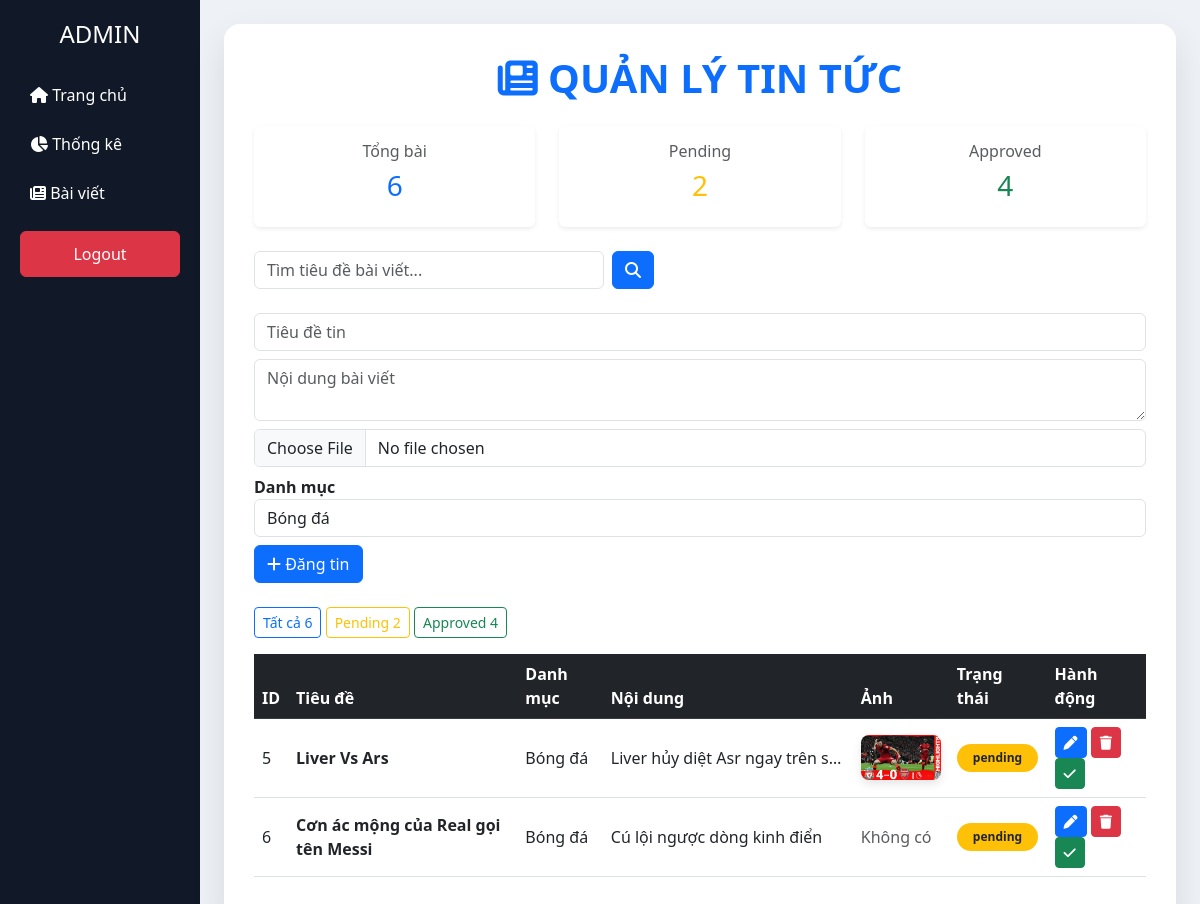
The app's page /?status=pending with its own data.
### models.py (models this page shows)
class Post(db.Model):
    __tablename__ = "post"
    id = db.Column(db.Integer, primary_key=True)
    title = db.Column(db.String(200))
    content = db.Column(db.Text)
    image = db.Column(db.String(200))
    status = db.Column(db.String(20))
    category_id = db.Column(db.Integer, db.ForeignKey("category.id"))
    category = db.relationship("Category", backref="posts")

class Category(db.Model):
    __tablename__ = "category"
    id = db.Column(db.Integer, primary_key=True)
    name = db.Column(db.String(50))

### app.py (the view)
@app.route("/")
def index():
    s = request.args.get("search", "")
    status = request.args.get("status", "")
    query = Post.query
    if s:
        query = query.filter(Post.title.contains(s))
    if status:
        query = query.filter(Post.status == status)
    posts = query.all()
    categories = Category.query.all()
    pending_count = Post.query.filter_by(status="pending").count()
    approved_count = Post.query.filter_by(status="approved").count()
    total = Post.query.count()
    return render_template(
        "index.html",
        posts=posts,
        categories=categories,
        total=total,
        pending_count=pending_count,
        approved_count=approved_count
    )

### templates/index.html (shortened to what this page needs)
<!DOCTYPE html>
<html lang="vi">
<head>
<link href="https://cdn.jsdelivr.net/npm/bootstrap@5.3.0/dist/css/bootstrap.min.css" rel="stylesheet">
<link rel="stylesheet" href="https://cdnjs.cloudflare.com/ajax/libs/font-awesome/6.5.0/css/all.min.css">
</head>
<body>
<div class="container-fluid">
<div class="row">
<div class="col-2 sidebar">
<h4 class="text-center mb-4">ADMIN</h4>
<a href="/">
<i class="fa-solid fa-house"></i> Trang chủ
</a>
<a href="/stats">
<i class="fa-solid fa-chart-pie"></i> Thống kê
</a>
<a href="#">
<i class="fa-solid fa-newspaper"></i> Bài viết
</a>
<a href="/logout" class="btn btn-danger mt-3 w-100">
Logout
</a>
</div>
<div class="col-10 p-4">
<div class="main-card">
<h1 class="text-center text-primary fw-bold mb-4">
<i class="fa-solid fa-newspaper"></i>
QUẢN LÝ TIN TỨC
</h1>
<div class="row text-center mb-4">
<div class="col">
<div class="card shadow-sm border-0">
<div class="card-body">
<h6 class="text-muted">Tổng bài</h6>
<h3 class="text-primary">{{ total }}</h3>
</div>
</div>
</div>
<div class="col">
<div class="card shadow-sm border-0">
<div class="card-body">
<h6 class="text-muted">Pending</h6>
<h3 class="text-warning">{{ pending_count }}</h3>
</div>
</div>
</div>
<div class="col">
<div class="card shadow-sm border-0">
<div class="card-body">
<h6 class="text-muted">Approved</h6>
<h3 class="text-success">{{ approved_count }}</h3>
</div>
</div>
</div>
</div>
<form action="/" method="GET" class="d-flex mb-4 search-box">
<input
type="text"
name="search"
class="form-control me-2"
placeholder="Tìm tiêu đề bài viết..."
value="{{ request.args.get('search','') }}"
>
<button type="submit" class="btn btn-primary">
<i class="fa-solid fa-magnifying-glass"></i>
</button>
</form>
<form action="/add" method="POST" enctype="multipart/form-data" class="mb-4">
<div class="mb-2">
<input
name="title"
class="form-control"
placeholder="Tiêu đề tin"
required
>
</div>
<div class="mb-2">
<textarea
name="content"
class="form-control"
placeholder="Nội dung bài viết"
required
></textarea>
</div>
<div class="mb-2">
<input type="file" name="image" class="form-control">
</div>
<div class="mb-2">
<label class="fw-semibold">Danh mục</label>
<select name="category_id" class="form-control">
{% for c in categories %}
<option value="{{c.id}}">{{c.name}}</option>
{% endfor %}
</select>
</div>
<button class="btn btn-primary">
<i class="fa-solid fa-plus"></i> Đăng tin
</button>
</form>
<div class="mb-3">
<a href="/" class="btn btn-outline-primary btn-sm">
Tất cả {{ total }}
</a>
<a href="/?status=pending" class="btn btn-outline-warning btn-sm">
Pending {{ pending_count }}
</a>
<a href="/?status=approved" class="btn btn-outline-success btn-sm">
Approved {{ approved_count }}
</a>
</div>
<div class="table-responsive">
<table class="table table-hover align-middle">
<thead class="table-dark">
<tr>
<th>ID</th>
<th>Tiêu đề</th>
<th>Danh mục</th>
<th>Nội dung</th>
<th>Ảnh</th>
<th>Trạng thái</th>
<th>Hành động</th>
</tr>
</thead>
<tbody>
{% for post in posts %}
<tr>
<td>{{ post.id }}</td>
<td class="fw-semibold">{{ post.title }}</td>
<td>{{ post.category.name }}</td>
<td class="content-limit">{{ post.content }}</td>
<td>
{% if post.image %}
<img
src="{{ url_for('static', filename='uploads/' + post.image) }}"
width="80"
class="post-img"
>
{% else %}
<span class="text-muted">Không có</span>
{% endif %}
</td>
<td>
<span class="badge rounded-pill px-3 py-2 {% if post.status == 'approved' %}bg-success{% else %}bg-warning text-dark{% endif %}">
{{ post.status }}
</span>
</td>
<td>
<a href="/edit/{{ post.id }}" class="btn btn-sm btn-primary" title="Sửa bài">
<i class="fa-solid fa-pen"></i>
</a>
<a href="/delete/{{ post.id }}" class="btn btn-sm btn-danger"
onclick="return confirm('Bạn có chắc muốn xoá bài viết này?')">
<i class="fa-solid fa-trash"></i>
</a>
{% if post.status == 'pending' %}
<a href="/approve/{{ post.id }}" class="btn btn-sm btn-success" title="Duyệt bài">
<i class="fa-solid fa-check"></i>
</a>
{% endif %}
</td>
</tr>
{% endfor %}
</tbody>
</table>
</div>
</div>
</div>
</div>
</div>
</body>
</html>

### templates/index.html (style rules this page uses)
body { background:#eef2f7; font-family:'Segoe UI',sans-serif; }
.sidebar { background:#111827; color:white; min-height:100vh; padding:20px; }
.sidebar a { color:white; display:block; padding:10px; text-decoration:none; border-radius:6px; margin-bottom:5px; transition:0.2s; }
.main-card { background:white; padding:30px; border-radius:16px; box-shadow:0 15px 35px rgba(0,0,0,0.1); }
.post-img { border-radius:8px; object-fit:cover; box-shadow:0 4px 10px rgba(0,0,0,0.1); }
td { vertical-align:middle; }
.content-limit { max-width:250px; white-space:nowrap; overflow:hidden; text-overflow:ellipsis; }
.btn-sm { transition:0.2s; }
.search-box { max-width:400px; }

### records on screen
Post: id "5", title "Liver Vs Ars", category.name "Bóng đá", content "Liver hủy diệt Asr ngay trên s…", image (picture), status "pending"
Post: id "6", title "Cơn ác mộng của Real gọi tên Messi", category.name "Bóng đá", content "Cú lội ngược dòng kinh điển", shows "Không có", status "pending"

### other values on screen
{{ total }} "6"
{{ pending_count }} "2"
{{ approved_count }} "4"
form field category_id "Bóng đá"
